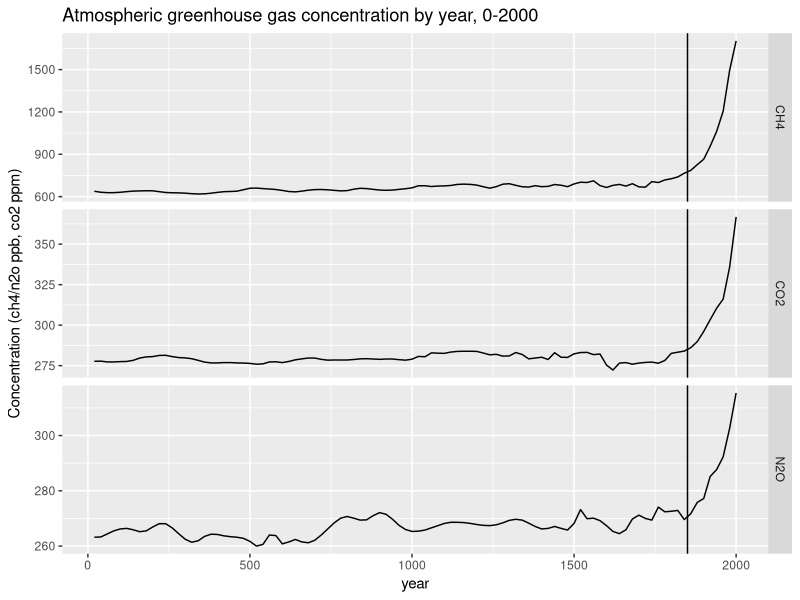

Write the R code that produced this figure.
library(tidyverse)
library(dslabs)
data(temp_carbon)
data(greenhouse_gases)
data(historic_co2)

greenhouse_gases  %>% 
    ggplot(aes(year,concentration)) +
    geom_line() +
  facet_grid(gas~., scales = "free") +
  geom_vline(xintercept = 1850) +
  ylab("Concentration (ch4/n2o ppb, co2 ppm)") +
  ggtitle("Atmospheric greenhouse gas concentration by year, 0-2000")
